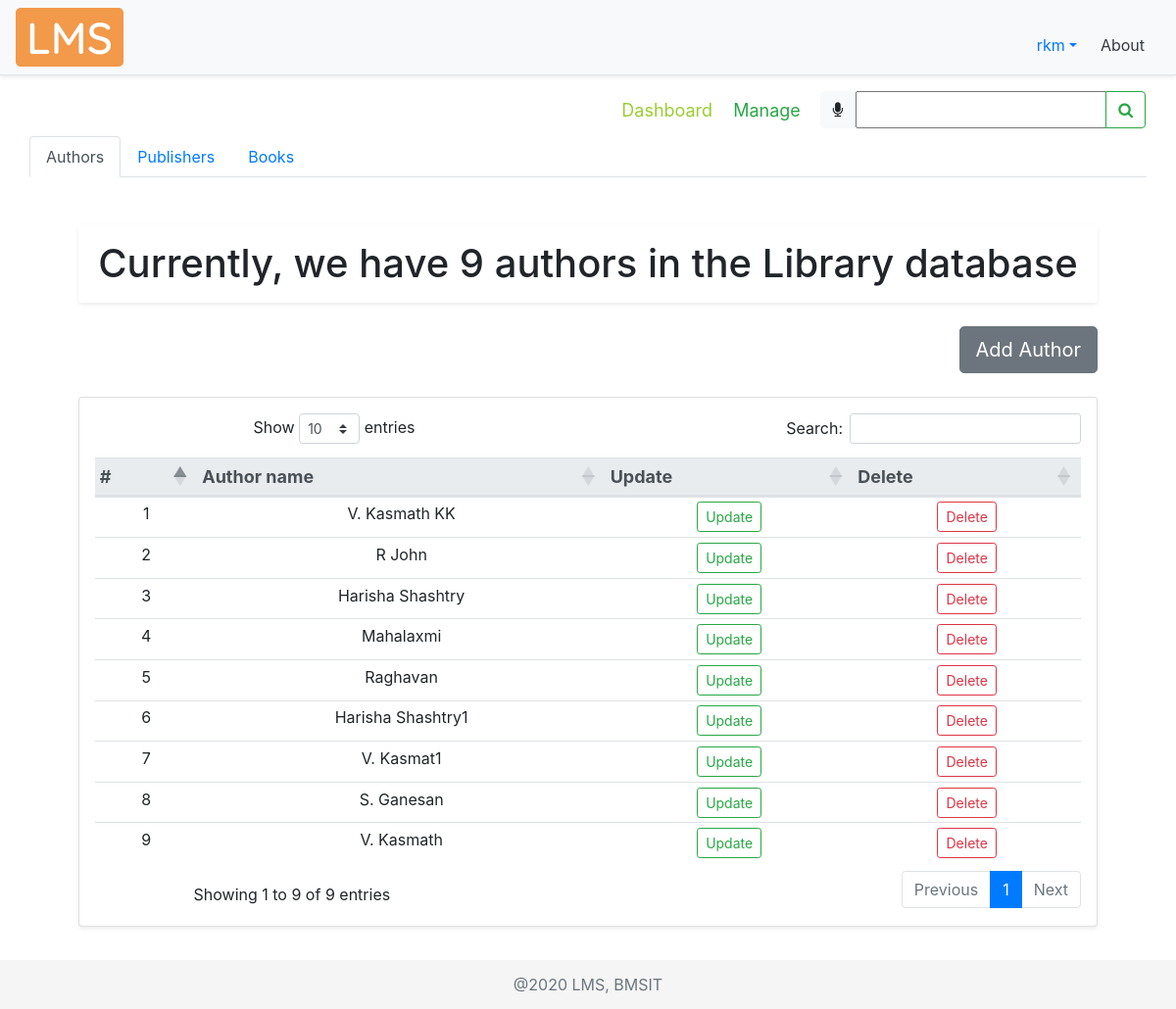
Screenshot of /manage/ (signed in) with the database file from the repository.
### account/models.py (models this page shows, shortened)
class Account(AbstractBaseUser):
    COURSES = (
        ("ISE", "Information Science Engineering"),
        ("CSE", "Computer Science Engineering"),
        ("ECE", "Electronics and Communication Engineering"),
        ("ME", "Mechanical Engineering"),
        ("ETE", "Electronics and Telecommunication Engineering"),
        ("EEE", "Electrical and Electronics Engineering"),
        ("CIV", "Civil Engineering"),
        ("MCA", "Master of Computer Applications"),
        ("AI&ML", "Artificial Intelligence and Machine Learning")
    )
    SEM = (
        (1, 1),
        (2, 2),
        (3, 3),
        (4, 4),
        (5, 5),
        (6, 6),
        (7, 7),
        (8, 8),
    )
    email = models.EmailField(verbose_name="email",
                              max_length=50, unique=True, help_text="Email id")
    username = models.CharField(
        max_length=30, unique=True, help_text="Username")
    fName = models.CharField(max_length=20, help_text='First name')
    mName = models.CharField(
        max_length=20, help_text='Middle name', blank=True)
    lName = models.CharField(max_length=20, help_text='Last name', blank=True)
    streetAddr = models.CharField(
        max_length=50, help_text="Street Address", null=True)
    district = models.CharField(max_length=20, null=True, help_text="District")
    state = models.CharField(max_length=20, null=True, help_text="State")
    pinCode = models.CharField(max_length=6, null=True, help_text="PIN Code", validators=[RegexValidator(
        regex='[0-9]{6}', message="Enter a valid Postal Identification Number", code="invalid_pinCode")])
    phoneNum = models.CharField(max_length=10, null=True, blank=True, help_text="Phone number", validators=[
                                RegexValidator(regex='[0-9]{10}', message="Enter a valid Phone Number", code="invalid_phoneNum")])
    USN = models.CharField(max_length=10, null=True, unique=True, blank=True, help_text="University Serial Number", validators=[
                           RegexValidator(regex='[1-4]{1}[a-zA-Z]{2}[0-9]{2}[a-zA-Z]{2}[0-9]{3}', message="Enter a valid USN", code="invalid_USN")])
    course = models.CharField(max_length=50, null=True,
                              choices=COURSES, blank=True, help_text="Branch")
    sem = models.PositiveSmallIntegerField(
        null=True, choices=SEM, blank=True, help_text="Semester")
    salary = models.CharField(max_length=6, null=True, blank=True, help_text="Salary", validators=[
                              RegexValidator(regex='[0-9]{5,6}', message="Enter a valid Salary", code="invalid_salary")])
    date_joined = models.DateTimeField(
        verbose_name='date joined', auto_now_add=True)
    last_login = models.DateTimeField(verbose_name='last login', auto_now=True)
    is_admin = models.BooleanField(default=False)
    is_active = models.BooleanField(default=True)
    is_staff = models.BooleanField(default=False)
    is_superuser = models.BooleanField(default=False)
    USERNAME_FIELD = 'email'
    REQUIRED_FIELDS = ['username', 'fName']
    objects = MyAccountManager()

### libraryApp/models.py (models this page shows)
class AUTHOR(models.Model):
    authorName = models.CharField(max_length=30, help_text="Author name")
    def __str__(self):
        return self.authorName

### libraryApp/decorators.py (the view)
    def wrapper_func(request, *args, **kwargs):
        user = request.user
        if not user.is_staff:
            messages.warning(request, "You are not allowed to access the previous requested page")
            return redirect("dashboard")
        else:
            return view_func(request, *args, **kwargs)

### libraryApp/templates/libraryApp/manage_tab.html (shortened to what this page needs)
{% extends 'libraryApp/main.html' %}
{% load static %}
{% block content %}
<nav class="navbar">
  <div class="navbar-nav mySubMenu ml-auto">
    <nav>
        <a href="{% url 'dashboard' %}" title="Click here to visit dashboard">Dashboard</a>
        <a class="text-success " href="{% url 'manage' %}">Manage</a>
    </nav>
  </div>
  <form class="form-inline" method="POST">
    <div class="input-group">
      <div id="speech" class="btn btn-light" title="Click the mic to speak">
        <i class="fa fa-microphone" aria-hidden="true"></i>
      </div>
      {{myFilter.form}}
      <div class="input-group-append">
        <button id="searchButton" class="btn btn-outline-success" type="submit">
          <i class="fa fa-search"></i>
        </button>
      </div>
    </div>
  </form>
</nav>
    <div class="container-fluid">
        <nav>
            <div class="nav nav-tabs" id="nav-tab" role="tablist">
                <a class="nav-item nav-link active" id="nav-home-tab" data-toggle="tab" href="#nav-home" role="tab" aria-controls="nav-home" aria-selected="true">Authors</a>
                <a class="nav-item nav-link" id="nav-profile-tab" data-toggle="tab" href="#nav-profile" role="tab" aria-controls="nav-profile" aria-selected="false">Publishers</a>
                <a class="nav-item nav-link" id="nav-contact-tab" data-toggle="tab" href="#nav-contact" role="tab" aria-controls="nav-contact" aria-selected="false">Books</a>
             </div>
        </nav>
        <div class="tab-content" id="nav-tabContent">
            <div class="tab-pane fade show active" id="nav-home" role="tabpanel" aria-labelledby="nav-home-tab">
                {% include 'libraryApp/author.html' %}
            </div>
        </div>
    </div>
{% endblock content %}

### libraryApp/templates/libraryApp/navbar.html (shortened to what this page needs)
{% load static %}
    <div class="d-flex flex-column flex-md-row align-items-center p-2 px-md-3 mb-2 bg-light border-bottom shadow-sm">
      <img class="logo my-0 mr-md-auto font-weight-normal" src="{% static '/img/lms.png' %}" alt="LMS Logo">
        <nav class="nav mt-3 mr-2">
            <div class="nav-item dropdown">
              <a class="nav-link dropdown-toggle" data-toggle="dropdown" role="button">{{request.user.username}}</a>
            </div>
            <a class="p-2 text-dark" href="{% url 'about' %}">About</a>
        </nav>
    </div>

### libraryApp/templates/libraryApp/author.html (shortened to what this page needs)
<div class="container-fluid">
    <div class="row text-center booksTable mt-5">
        <div class="col-md-12">
            <h1 class="text-center shadow-sm p-3 mb-4 bg-white rounded">
                Currently, we have {{authCount}} authors in the Library database
            </h1>
            <div class="row justify-content-end addBookBtn">
                <a href="{% url 'addauthordetail' 'Add' %}">
                    <button type="button" class="btn btn-secondary btn-lg" data-toggle="tooltip" data-placement="right"
                        title="Click here to add a book">Add Author</button>
            </div>
            <br>
            <div class="card card-body shadow-sm p-3 bg-white rounded">
                <table id="dataTable3" class="table table-sm table-hover">
                    <thead class="thead-light threadText">
                        <tr>
                            <th scope="col">#</th>
                            <th scope="col">Author name</th>
                            <th scope="col">Update</th>
                            <th scope="col">Delete</th>
                        </tr>
                    </thead>
                    {% for i in allAuthors %}
                    <tr>
                        <td>{{forloop.counter}}</td>
                        <td>{{i.authorName}}</td>
                        <td><a class="btn btn-sm btn-outline-success" href="{% url 'updateauthordetail' i.id %}">Update</a></td>
						<td><a class="btn btn-sm btn-outline-danger" href="{% url 'deleteauthordetail' i.id %}">Delete</a></td>
                    </tr>
                    {% endfor %}
                </table>
            </div>
        </div>
    </div>
</div>

### static/css/main.css (style rules this page uses)
html { position: relative; min-height: 100%; }
body { margin-bottom: 60px; background-color: #fff; }
.booksTable { padding: 0 20px; margin: auto; }
.mySubMenu { margin-right: 10px; padding: 2px; font-size: large; }
.mySubMenu a { padding-left: 8px; padding-right: 8px; color: yellowgreen; }
.addBookBtn { margin-right: 0px; }

### libraryApp/templates/libraryApp/main.html (style rules this page uses)
.threadText { font-size: 18px; padding: 5px; margin: 5px; }

### rows the page displays
Account: user.username "rkm"
AUTHOR: authorName "V. Kasmath KK"
AUTHOR: authorName "R John"
AUTHOR: authorName "Harisha Shashtry"
AUTHOR: authorName "Mahalaxmi"
AUTHOR: authorName "Raghavan"
AUTHOR: authorName "Harisha Shashtry1"
AUTHOR: authorName "V. Kasmat1"
AUTHOR: authorName "S. Ganesan"
AUTHOR: authorName "V. Kasmath"

### other values shown
{{ authCount }} "9"
